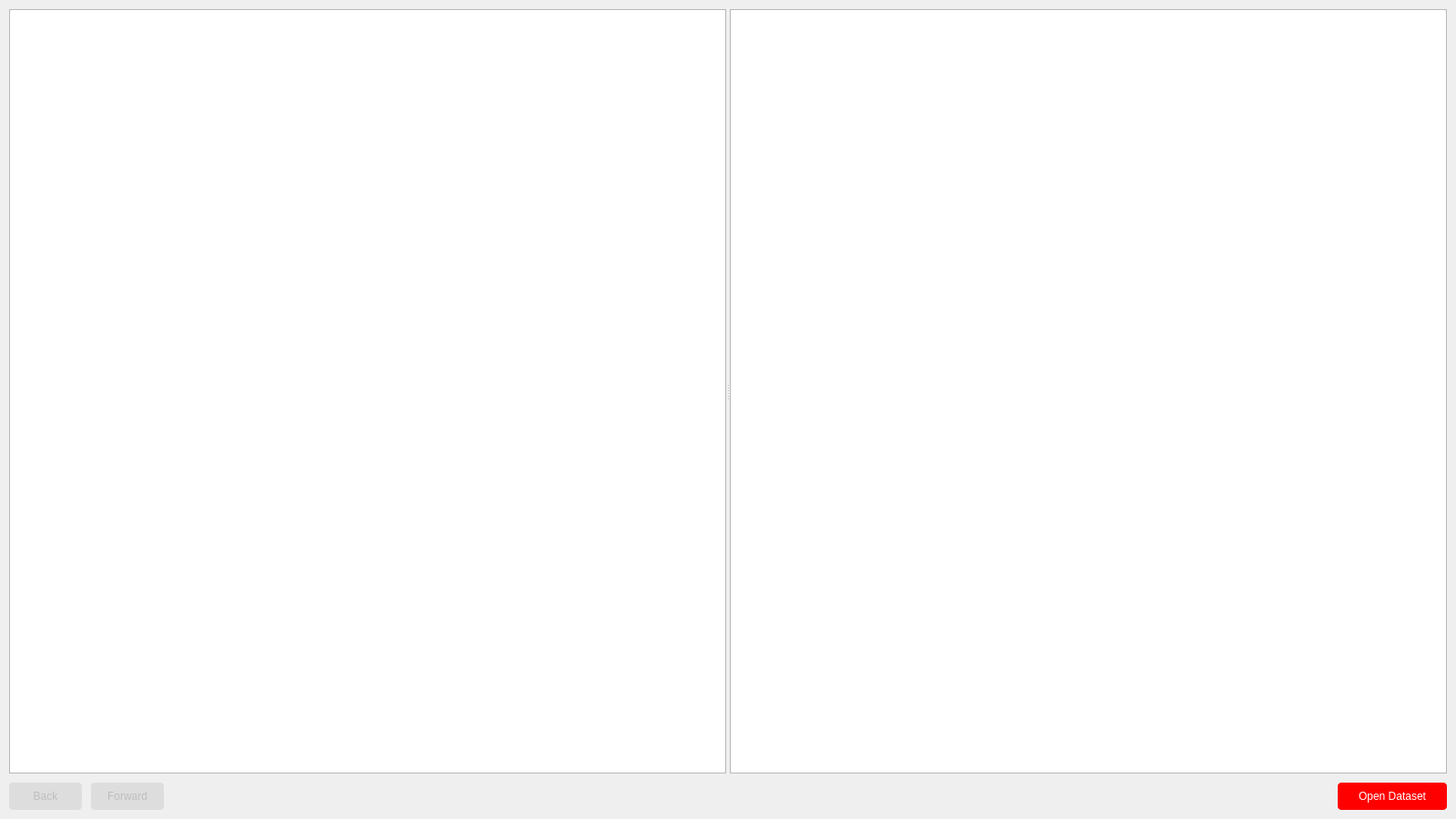
<?xml version="1.0" encoding="UTF-8"?>
<ui version="4.0">
 <class>BrowseTab</class>
 <widget class="QWidget" name="BrowseTab">
  <property name="geometry">
   <rect>
    <x>0</x>
    <y>0</y>
    <width>1600</width>
    <height>900</height>
   </rect>
  </property>
  <property name="baseSize">
   <size>
    <width>1600</width>
    <height>900</height>
   </size>
  </property>
  <layout class="QVBoxLayout" name="verticalLayout">
   <property name="spacing">
    <number>10</number>
   </property>
   <property name="leftMargin">
    <number>10</number>
   </property>
   <property name="topMargin">
    <number>10</number>
   </property>
   <property name="rightMargin">
    <number>10</number>
   </property>
   <property name="bottomMargin">
    <number>10</number>
   </property>
   <item>
    <widget class="QSplitter" name="splitter">
     <property name="orientation">
      <enum>Qt::Orientation::Horizontal</enum>
     </property>
     <widget class="QTreeView" name="treeView">
      <property name="minimumSize">
       <size>
        <width>200</width>
        <height>0</height>
       </size>
      </property>
     </widget>
     <widget class="QTableView" name="file_viewer">
      <property name="sortingEnabled">
       <bool>true</bool>
      </property>
     </widget>
    </widget>
   </item>
   <item>
    <widget class="QFrame" name="bottomMenu">
     <property name="sizePolicy">
      <sizepolicy hsizetype="Preferred" vsizetype="Fixed">
       <horstretch>0</horstretch>
       <verstretch>0</verstretch>
      </sizepolicy>
     </property>
     <property name="frameShape">
      <enum>QFrame::Shape::NoFrame</enum>
     </property>
     <property name="frameShadow">
      <enum>QFrame::Shadow::Raised</enum>
     </property>
     <layout class="QHBoxLayout" name="horizontalLayout">
      <property name="spacing">
       <number>10</number>
      </property>
      <property name="leftMargin">
       <number>0</number>
      </property>
      <property name="topMargin">
       <number>0</number>
      </property>
      <property name="rightMargin">
       <number>0</number>
      </property>
      <property name="bottomMargin">
       <number>0</number>
      </property>
      <item>
       <widget class="QFrame" name="navigationFrame">
        <property name="sizePolicy">
         <sizepolicy hsizetype="Fixed" vsizetype="Fixed">
          <horstretch>0</horstretch>
          <verstretch>0</verstretch>
         </sizepolicy>
        </property>
        <property name="frameShape">
         <enum>QFrame::Shape::NoFrame</enum>
        </property>
        <property name="frameShadow">
         <enum>QFrame::Shadow::Raised</enum>
        </property>
        <layout class="QHBoxLayout" name="navigationLayout">
         <property name="spacing">
          <number>10</number>
         </property>
         <property name="leftMargin">
          <number>0</number>
         </property>
         <property name="topMargin">
          <number>0</number>
         </property>
         <property name="rightMargin">
          <number>0</number>
         </property>
         <property name="bottomMargin">
          <number>0</number>
         </property>
         <item>
          <widget class="QPushButton" name="back_button">
           <property name="enabled">
            <bool>false</bool>
           </property>
           <property name="sizePolicy">
            <sizepolicy hsizetype="Fixed" vsizetype="Fixed">
             <horstretch>0</horstretch>
             <verstretch>0</verstretch>
            </sizepolicy>
           </property>
           <property name="minimumSize">
            <size>
             <width>80</width>
             <height>30</height>
            </size>
           </property>
           <property name="styleSheet">
            <string notr="true">background-color: #DDDDDD;
border-radius: 4px;</string>
           </property>
           <property name="text">
            <string>Back</string>
           </property>
          </widget>
         </item>
         <item>
          <widget class="QPushButton" name="forward_button">
           <property name="enabled">
            <bool>false</bool>
           </property>
           <property name="sizePolicy">
            <sizepolicy hsizetype="Fixed" vsizetype="Fixed">
             <horstretch>0</horstretch>
             <verstretch>0</verstretch>
            </sizepolicy>
           </property>
           <property name="minimumSize">
            <size>
             <width>80</width>
             <height>30</height>
            </size>
           </property>
           <property name="styleSheet">
            <string notr="true">background-color: #DDDDDD;
border-radius: 4px;</string>
           </property>
           <property name="text">
            <string>Forward</string>
           </property>
          </widget>
         </item>
        </layout>
       </widget>
      </item>
      <item>
       <spacer name="horizontalSpacer">
        <property name="orientation">
         <enum>Qt::Orientation::Horizontal</enum>
        </property>
        <property name="sizeType">
         <enum>QSizePolicy::Policy::Expanding</enum>
        </property>
        <property name="sizeHint" stdset="0">
         <size>
          <width>0</width>
          <height>0</height>
         </size>
        </property>
       </spacer>
      </item>
      <item>
       <widget class="QPushButton" name="openDatasetButton">
        <property name="sizePolicy">
         <sizepolicy hsizetype="Fixed" vsizetype="Fixed">
          <horstretch>0</horstretch>
          <verstretch>0</verstretch>
         </sizepolicy>
        </property>
        <property name="minimumSize">
         <size>
          <width>120</width>
          <height>30</height>
         </size>
        </property>
        <property name="visible">
         <bool>true</bool>
        </property>
        <property name="styleSheet">
         <string notr="true">background-color: #FF0000;
color: #FFFFFF;
border-radius: 4px;</string>
        </property>
        <property name="text">
         <string>Open Dataset</string>
        </property>
       </widget>
      </item>
     </layout>
    </widget>
   </item>
  </layout>
 </widget>
 <resources/>
 <connections/>
</ui>
